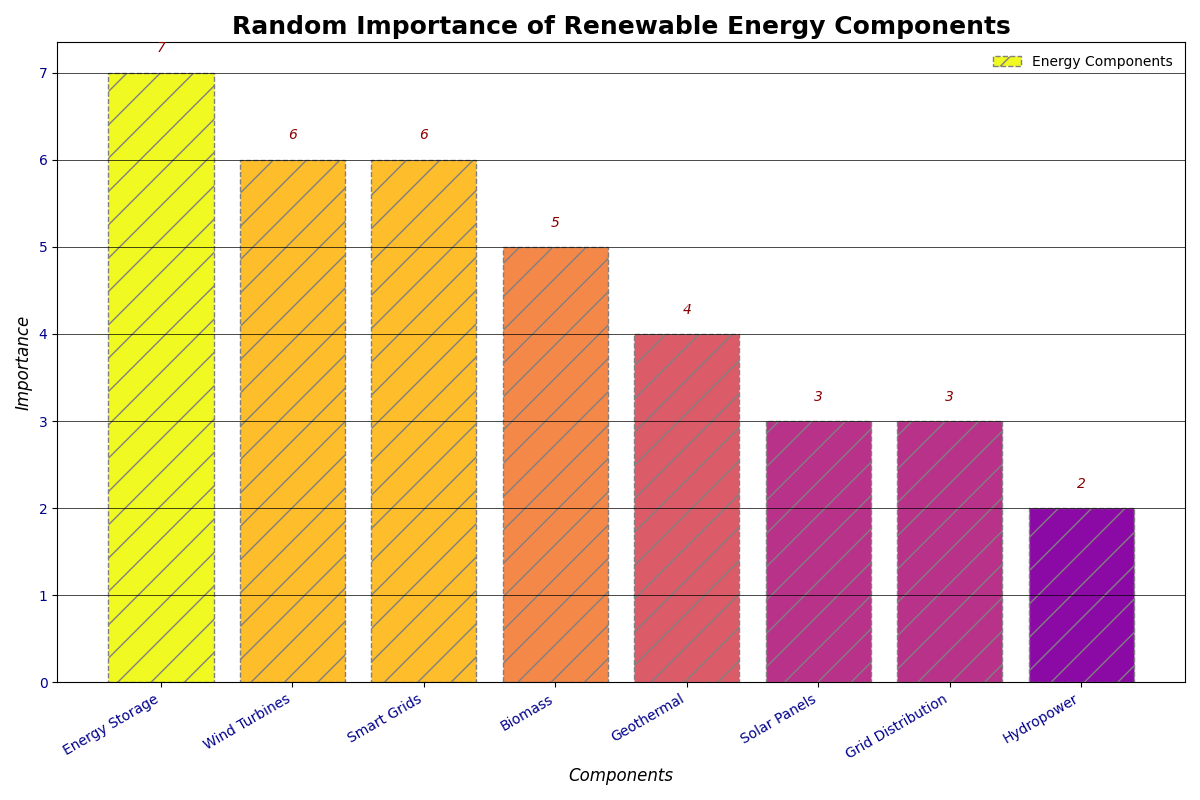

Python code for this plot:
import matplotlib.pyplot as plt

nodes = {
    'Solar Panels': 3,
    'Wind Turbines': 6,
    'Hydropower': 2,
    'Geothermal': 4,
    'Biomass': 5,
    'Energy Storage': 7,
    'Grid Distribution': 3,
    'Smart Grids': 6
}

# Sort nodes by weights in descending order
sorted_nodes = sorted(nodes.items(), key=lambda item: item[1], reverse=True)
labels, values = zip(*sorted_nodes)

plt.figure(figsize=(12, 8))

# Randomly alter stylistic elements
plt.bar(labels, values, color=plt.cm.plasma([val / max(values) for val in values]), edgecolor='gray', linestyle='--', hatch='/')

# Add altered labels and title
plt.xlabel('Components', fontsize=12, fontstyle='italic')
plt.ylabel('Importance', fontsize=12, fontstyle='italic')
plt.title('Random Importance of Renewable Energy Components', fontsize=18, fontweight='heavy')

# Add values on top of bars with altered fonts
for i, v in enumerate(values):
    plt.text(i, v + 0.2, str(v), ha='center', va='bottom', fontstyle='italic', color='darkred', fontsize=10)

# Different tick and grid styles
plt.xticks(rotation=30, ha='right', fontsize=10, color='darkblue')
plt.yticks(fontsize=10, color='darkblue')
plt.grid(axis='y', linestyle='-', linewidth=0.5, color='black')

# Alter legend
plt.legend(['Energy Components'], loc='upper right', frameon=False, fontsize=10)

plt.tight_layout()
plt.show()
